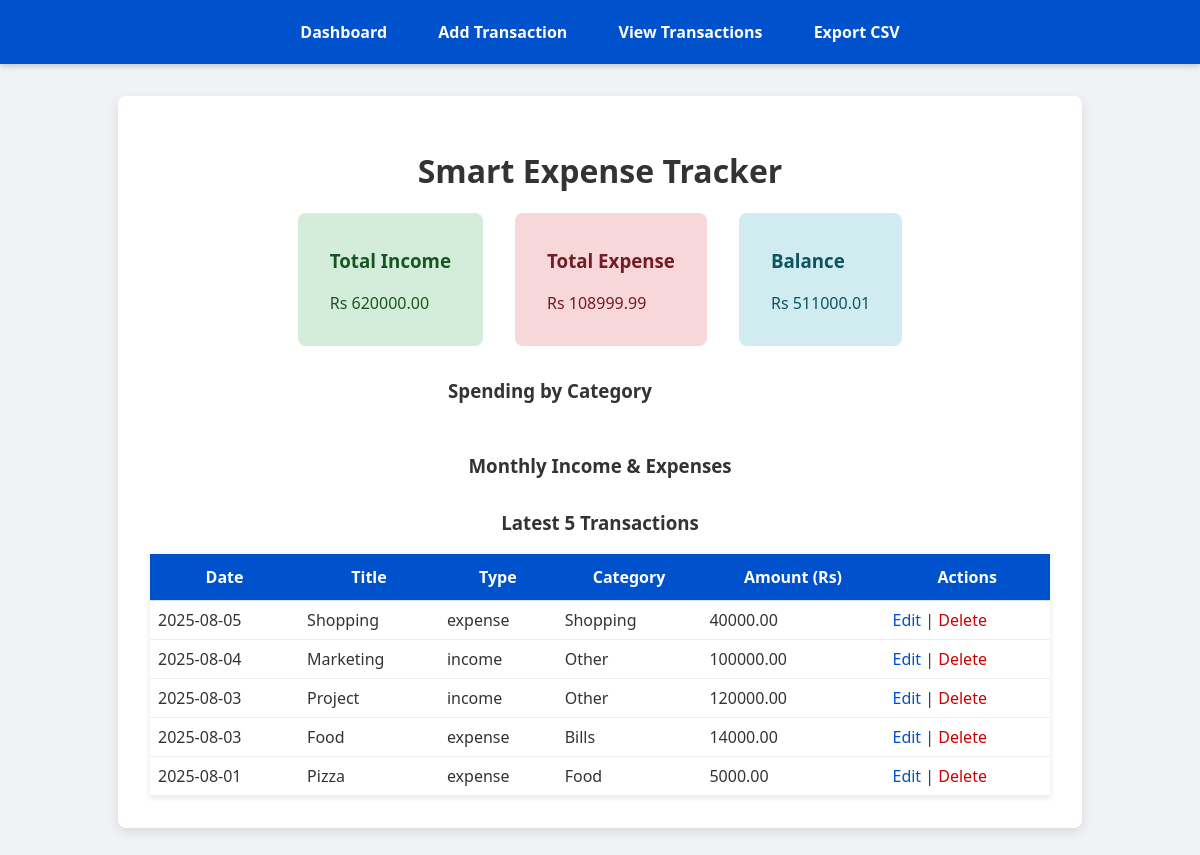
The page / on the database its author committed.
### tables this page shows
CREATE TABLE transactions (
                        id INTEGER PRIMARY KEY AUTOINCREMENT,
                        title TEXT NOT NULL,
                        amount REAL NOT NULL,
                        type TEXT NOT NULL,
                        category TEXT NOT NULL,
                        date TEXT NOT NULL);

### app.py (the view)
@app.route('/')
def dashboard():
    with sqlite3.connect('database.db') as con:
        cur = con.cursor()
        cur.execute("SELECT type, amount, category, date FROM transactions")
        rows = cur.fetchall()
        cur.execute("SELECT * FROM transactions ORDER BY date DESC LIMIT 5")
        latest_transactions = cur.fetchall()
    income = sum([r[1] for r in rows if r[0] == 'income'])
    expense = sum([r[1] for r in rows if r[0] == 'expense'])
    balance = income - expense
    df = pd.DataFrame(rows, columns=["type", "amount", "category", "date"])
    expense_df = df[df["type"] == "expense"]
    category_summary = expense_df.groupby("category")["amount"].sum().reset_index()
    pie_chart = {
        "data": [{
            "type": "pie",
            "labels": category_summary["category"].tolist(),
            "values": category_summary["amount"].tolist(),
            "hole": 0.4
        }],
        "layout": {
            "margin": {"t": 0, "b": 0, "l": 0, "r": 0},
        }
    }
    df["date"] = pd.to_datetime(df["date"])
    df["month"] = df["date"].dt.strftime("%B")
    df["month_num"] = df["date"].dt.month
    monthly_summary = df.groupby(["month", "type", "month_num"])["amount"].sum().reset_index()
    monthly_summary = monthly_summary.sort_values("month_num")
    pivot_table = monthly_summary.pivot(index=["month", "month_num"], columns="type", values="amount").fillna(0)
    months = pivot_table.index.get_level_values('month').tolist()
    income_values = pivot_table.get('income', pd.Series([0]*len(months))).tolist()
    expense_values = pivot_table.get('expense', pd.Series([0]*len(months))).tolist()
    bar_chart = {
        "data": [
            {
                "type": "bar",
                "name": "Income",
                "x": months,
                "y": income_values,
                "marker": {"color": "green"}
            },
            {
                "type": "bar",
                "name": "Expense",
                "x": months,
                "y": expense_values,
                "marker": {"color": "red"}
            }
        ],
        "layout": {
            "barmode": "group",
            "xaxis": {"title": "Month"},
            "yaxis": {"title": "Amount (Rs)"},
            "margin": {"t": 20}
        }
    }
    return render_template('index.html',
                           income=income,
                           expense=expense,
                           balance=balance,
                           pie_chart=pie_chart,
                           bar_chart=bar_chart,
                           latest_transactions=latest_transactions)

### templates/index.html (shortened to what this page needs)
{% extends "base.html" %}
{% block content %}
<h1 style="text-align: center;">Smart Expense Tracker</h1>
<div class="summary" style="display: flex; justify-content: center; gap: 2rem; margin-bottom: 2rem; flex-wrap: wrap;">
  <div class="card" style="background: #d4edda; color: #155724; padding: 1rem 2rem; border-radius: 8px;">
    <h3>Total Income</h3>
    <p>Rs {{ "%.2f"|format(income) }}</p>
  </div>
  <div class="card" style="background: #f8d7da; color: #721c24; padding: 1rem 2rem; border-radius: 8px;">
    <h3>Total Expense</h3>
    <p>Rs {{ "%.2f"|format(expense) }}</p>
  </div>
  <div class="card" style="background: #d1ecf1; color: #0c5460; padding: 1rem 2rem; border-radius: 8px;">
    <h3>Balance</h3>
    <p>Rs {{ "%.2f"|format(balance) }}</p>
  </div>
</div>
<h3 style="text-align: center; margin-left:-100px;">Spending by Category</h3>
<h3 style="text-align: center; margin-top:50px;">Monthly Income & Expenses</h3>
<h3 style="text-align: center; margin-top: 2rem;">Latest 5 Transactions</h3>
<div style="max-width: 900px; margin: auto;">
  <table style="width: 100%; border-collapse: collapse; background: white; box-shadow: 0 2px 6px rgba(0,0,0,0.1);">
    <thead>
      <tr style="background: #0052cc; color: white;">
        <th style="padding: 0.75rem; border-bottom: 1px solid #ddd;">Date</th>
        <th style="padding: 0.75rem; border-bottom: 1px solid #ddd;">Title</th>
        <th style="padding: 0.75rem; border-bottom: 1px solid #ddd;">Type</th>
        <th style="padding: 0.75rem; border-bottom: 1px solid #ddd;">Category</th>
        <th style="padding: 0.75rem; border-bottom: 1px solid #ddd;">Amount (Rs)</th>
        <th style="padding: 0.75rem; border-bottom: 1px solid #ddd;">Actions</th>
      </tr>
    </thead>
    <tbody>
      {% for t in latest_transactions %}
      <tr>
        <td style="padding: 0.5rem; border-bottom: 1px solid #eee;">{{ t[5] }}</td>
        <td style="padding: 0.5rem; border-bottom: 1px solid #eee;">{{ t[1] }}</td>
        <td style="padding: 0.5rem; border-bottom: 1px solid #eee;">{{ t[3] }}</td>
        <td style="padding: 0.5rem; border-bottom: 1px solid #eee;">{{ t[4] }}</td>
        <td style="padding: 0.5rem; border-bottom: 1px solid #eee;">{{ "%.2f"|format(t[2]) }}</td>
        <td style="padding: 0.5rem; border-bottom: 1px solid #eee;">
          <a href="/edit/{{ t[0] }}" style="color: #0052cc; text-decoration: none;">Edit</a> |
          <a href="/delete/{{ t[0] }}" onclick="return confirm('Are you sure to delete this?')" style="color: #cc0000; text-decoration: none;">Delete</a>
        </td>
      </tr>
      {% else %}
      <tr>
        <td colspan="6" style="text-align:center; padding: 1rem;">No transactions found.</td>
      </tr>
      {% endfor %}
    </tbody>
  </table>
</div>
{% endblock %}

### templates/base.html (shortened to what this page needs)
<!DOCTYPE html>
<html lang="en">
<head>
</head>
<body>
  <nav>
    <a href="/">Dashboard</a>
    <a href="/add">Add Transaction</a>
    <a href="/transactions">View Transactions</a>
    <a href="/export">Export CSV</a>
  </nav>
  <main>
    {% block content %}{% endblock %}
  </main>
</body>
</html>

### templates/base.html (style rules this page uses)
body { font-family: 'Segoe UI', Tahoma, Geneva, Verdana, sans-serif; background-color: #f0f2f5; margin: 0; padding: 0; min-height: 100vh; color: #333; }
nav { background-color: #0052cc; padding: 1rem 2rem; display: flex; justify-content: center; gap: 2rem; font-weight: bold; box-shadow: 0 2px 6px rgba(0,0,0,0.2); }
nav a { color: #fff; text-decoration: none; padding: 0.3rem 0.6rem; border-radius: 4px; transition: background-color 0.3s ease; }
main { max-width: 900px; margin: 2rem auto; background-color: white; padding: 2rem; border-radius: 8px; box-shadow: 0 4px 12px rgba(0,0,0,0.1); }

### rows shown on the page
transactions: date "2025-08-05", title "Shopping", type "expense", category "Shopping", amount "40000.00"
transactions: date "2025-08-04", title "Marketing", type "income", category "Other", amount "100000.00"
transactions: date "2025-08-03", title "Project", type "income", category "Other", amount "120000.00"
transactions: date "2025-08-03", title "Food", type "expense", category "Bills", amount "14000.00"
transactions: date "2025-08-01", title "Pizza", type "expense", category "Food", amount "5000.00"

### other values the page prints
{{ "%.2f"|format(income) }} "620000.00"
{{ "%.2f"|format(expense) }} "108999.99"
{{ "%.2f"|format(balance) }} "511000.01"
